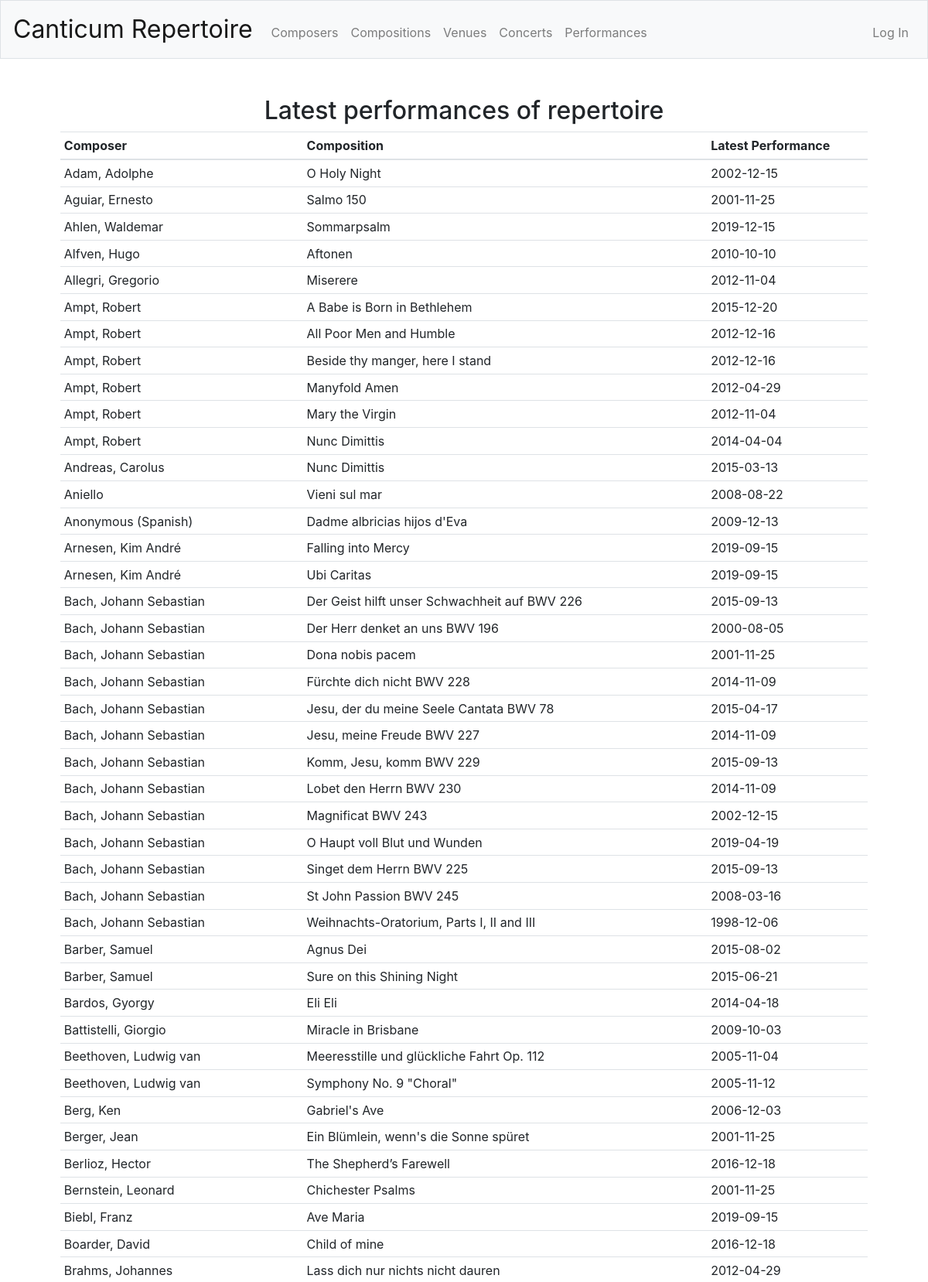
The page / (upper part) on the database its author committed.
### tables this page shows
CREATE TABLE 'compositions' ('composition_id' integer PRIMARY KEY AUTOINCREMENT NOT NULL,'composition_name' text NOT NULL, 'composer_id' integer NOT NULL);

### app.py (the view)
@app.route("/")
def index():
    reps = list_reps()
    return render_template("index.html", reps=reps)

### app.py (called while the page is built)
@app.after_request
def after_request(response):
    response.headers["Cache-Control"] = "no-cache, no-store, must-revalidate"
    response.headers["Expires"] = 0
    response.headers["Pragma"] = "no-cache"
    return response

def list_reps():
    rows = db.execute("SELECT r.composer_name AS composer, n.composition_name AS composition, MAX(t.concert_date) AS latest_date FROM performances e LEFT JOIN compositions n ON e.composition_id = n.composition_id LEFT JOIN composers r ON n.composer_id = r.composer_id LEFT JOIN concerts t ON e.concert_id = t.concert_id GROUP BY n.composition_id ORDER BY r.composer_name, n.composition_name")
    l_reps = []
    for repert in rows:
        repert_info = {}
        repert_info['composer_name'] = repert['composer']
        repert_info['composition_name'] = repert['composition']
        repert_info['latest_date'] = repert['latest_date']
        l_reps.append(repert_info)
    return l_reps

### templates/index.html (shortened to what this page needs)
{% extends "layout.html" %}
{% block main %}
    <h2>Latest performances of repertoire</h2>
    <table class = "table table-sm">
        <thead>
            <th class="text-left">Composer</th>
            <th class="text-left">Composition</th>
            <th class="text-left">Latest Performance</th>
        </thead>
        <tbody>
            {% for rep in reps %}
            <tr>
                <td class="text-left">{{ rep.composer_name }}</td>
                <td class="text-left">{{ rep.composition_name }}</td>
                <td class="text-left">{{ rep.latest_date }}</td>
            </tr>
            {% endfor %}
        </tbody>
    </table>
{% endblock %}

### templates/layout.html (shortened to what this page needs)
<!DOCTYPE html>
<html lang="en">
    <head>
        <link href="https://maxcdn.bootstrapcdn.com/bootstrap/4.1.3/css/bootstrap.min.css" rel="stylesheet">
        <link href="/static/styles.css" rel="stylesheet">
        <link rel="stylesheet" href="https://use.fontawesome.com/releases/v5.7.0/css/all.css">
    </head>
    <body>
        <nav class="navbar navbar-expand-md navbar-light bg-light border">
            <a class="navbar-brand" href="/">Canticum Repertoire</a>
            <div class="collapse navbar-collapse" id="navbar">
                {% if session.user_id %}
                    <ul class="navbar-nav mr-auto mt-2">
                        <li class="nav-item"><a class="nav-link" href="/composeradd">Composers</a></li>
                        <li class="nav-item"><a class="nav-link" href="/compositionadd">Compositions</a></li>
                        <li class="nav-item"><a class="nav-link" href="/venueadd">Venues</a></li>
                        <li class="nav-item"><a class="nav-link" href="/concertadd">Concerts</a></li>
                        <li class="nav-item"><a class="nav-link" href="/performanceadd">Performances</a></li>
                    </ul>
                    <ul class="navbar-nav ml-auto mt-2">
                        <li class="nav-item"><a class="nav-link" href="/users">User Management</a></li>
                        <li class="nav-item"><a class="nav-link" href="/logout">Log Out</a></li>
                    </ul>
                {% else %}
                    <ul class="navbar-nav mr-auto mt-2">
                        <li class="nav-item"><a class="nav-link" href="/composers">Composers</a></li>
                        <li class="nav-item"><a class="nav-link" href="/compositions">Compositions</a></li>
                        <li class="nav-item"><a class="nav-link" href="/venues">Venues</a></li>
                        <li class="nav-item"><a class="nav-link" href="/concerts">Concerts</a></li>
                        <li class="nav-item"><a class="nav-link" href="/performances">Performances</a></li>
                    </ul>
                    <ul class="navbar-nav ml-auto mt-2">
                        <li class="nav-item"><a class="nav-link" href="/login">Log In</a></li>
                    </ul>
                {% endif %}
            </div>
        </nav>
        <main class="container p-5">
            {% block main %}{% endblock %}
        </main>
    </body>
</html>

### static/styles.css (style rules this page uses)
nav .navbar-brand { font-size: xx-large; }
main { overflow-x: auto; text-align: center; }

### rows shown on the page
compositions: composer_name "Adam, Adolphe", composition_name "O Holy Night", latest_date "2002-12-15"
compositions: composer_name "Aguiar, Ernesto", composition_name "Salmo 150", latest_date "2001-11-25"
compositions: composer_name "Ahlen, Waldemar", composition_name "Sommarpsalm", latest_date "2019-12-15"
compositions: composer_name "Alfven, Hugo", composition_name "Aftonen", latest_date "2010-10-10"
compositions: composer_name "Allegri, Gregorio", composition_name "Miserere", latest_date "2012-11-04"
compositions: composer_name "Ampt, Robert", composition_name "A Babe is Born in Bethlehem", latest_date "2015-12-20"
compositions: composer_name "Ampt, Robert", composition_name "All Poor Men and Humble", latest_date "2012-12-16"
compositions: composer_name "Ampt, Robert", composition_name "Beside thy manger, here I stand", latest_date "2012-12-16"
compositions: composer_name "Ampt, Robert", composition_name "Manyfold Amen", latest_date "2012-04-29"
compositions: composer_name "Ampt, Robert", composition_name "Mary the Virgin", latest_date "2012-11-04"
compositions: composer_name "Ampt, Robert", composition_name "Nunc Dimittis", latest_date "2014-04-04"
compositions: composer_name "Andreas, Carolus", composition_name "Nunc Dimittis", latest_date "2015-03-13"
compositions: composer_name "Aniello", composition_name "Vieni sul mar", latest_date "2008-08-22"
compositions: composer_name "Anonymous (Spanish)", composition_name "Dadme albricias hijos d'Eva", latest_date "2009-12-13"
compositions: composer_name "Arnesen, Kim André", composition_name "Falling into Mercy", latest_date "2019-09-15"
compositions: composer_name "Arnesen, Kim André", composition_name "Ubi Caritas", latest_date "2019-09-15"
compositions: composer_name "Bach, Johann Sebastian", composition_name "Der Geist hilft unser Schwachheit auf BWV 226", latest_date "2015-09-13"
compositions: composer_name "Bach, Johann Sebastian", composition_name "Der Herr denket an uns BWV 196", latest_date "2000-08-05"
compositions: composer_name "Bach, Johann Sebastian", composition_name "Dona nobis pacem", latest_date "2001-11-25"
compositions: composer_name "Bach, Johann Sebastian", composition_name "Fürchte dich nicht BWV 228", latest_date "2014-11-09"
compositions: composer_name "Bach, Johann Sebastian", composition_name "Jesu, der du meine Seele Cantata BWV 78", latest_date "2015-04-17"
compositions: composer_name "Bach, Johann Sebastian", composition_name "Jesu, meine Freude BWV 227", latest_date "2014-11-09"
compositions: composer_name "Bach, Johann Sebastian", composition_name "Komm, Jesu, komm BWV 229", latest_date "2015-09-13"
compositions: composer_name "Bach, Johann Sebastian", composition_name "Lobet den Herrn BWV 230", latest_date "2014-11-09"
compositions: composer_name "Bach, Johann Sebastian", composition_name "Magnificat BWV 243", latest_date "2002-12-15"
compositions: composer_name "Bach, Johann Sebastian", composition_name "O Haupt voll Blut und Wunden", latest_date "2019-04-19"
compositions: composer_name "Bach, Johann Sebastian", composition_name "Singet dem Herrn BWV 225", latest_date "2015-09-13"
compositions: composer_name "Bach, Johann Sebastian", composition_name "St John Passion BWV 245", latest_date "2008-03-16"
compositions: composer_name "Bach, Johann Sebastian", composition_name "Weihnachts-Oratorium, Parts I, II and III", latest_date "1998-12-06"
compositions: composer_name "Barber, Samuel", composition_name "Agnus Dei", latest_date "2015-08-02"
compositions: composer_name "Barber, Samuel", composition_name "Sure on this Shining Night", latest_date "2015-06-21"
compositions: composer_name "Bardos, Gyorgy", composition_name "Eli Eli", latest_date "2014-04-18"
compositions: composer_name "Battistelli, Giorgio", composition_name "Miracle in Brisbane", latest_date "2009-10-03"
compositions: composer_name "Beethoven, Ludwig van", composition_name "Meeresstille und glückliche Fahrt Op. 112", latest_date "2005-11-04"
compositions: composer_name "Beethoven, Ludwig van", composition_name "Symphony No. 9 \"Choral\"", latest_date "2005-11-12"
compositions: composer_name "Berg, Ken", composition_name "Gabriel's Ave", latest_date "2006-12-03"
compositions: composer_name "Berger, Jean", composition_name "Ein Blümlein, wenn's die Sonne spüret", latest_date "2001-11-25"
compositions: composer_name "Berlioz, Hector", composition_name "The Shepherd’s Farewell", latest_date "2016-12-18"
compositions: composer_name "Bernstein, Leonard", composition_name "Chichester Psalms", latest_date "2001-11-25"
compositions: composer_name "Biebl, Franz", composition_name "Ave Maria", latest_date "2019-09-15"
compositions: composer_name "Boarder, David", composition_name "Child of mine", latest_date "2016-12-18"
compositions: composer_name "Brahms, Johannes", composition_name "Lass dich nur nichts nicht dauren", latest_date "2012-04-29"
